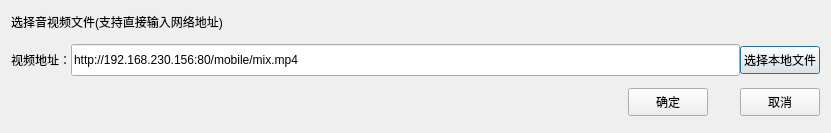
<?xml version="1.0" encoding="UTF-8"?>
<ui version="4.0">
 <class>SetVideoUrlDialog</class>
 <widget class="QDialog" name="SetVideoUrlDialog">
  <property name="geometry">
   <rect>
    <x>0</x>
    <y>0</y>
    <width>831</width>
    <height>133</height>
   </rect>
  </property>
  <property name="windowTitle">
   <string>设置http地址</string>
  </property>
  <layout class="QVBoxLayout" name="verticalLayout">
   <property name="spacing">
    <number>0</number>
   </property>
   <item>
    <layout class="QHBoxLayout" name="horizontalLayout_3">
     <property name="bottomMargin">
      <number>0</number>
     </property>
     <item>
      <widget class="QLabel" name="label_2">
       <property name="text">
        <string>选择音视频文件(支持直接输入网络地址)</string>
       </property>
      </widget>
     </item>
    </layout>
   </item>
   <item>
    <spacer name="verticalSpacer_7">
     <property name="orientation">
      <enum>Qt::Vertical</enum>
     </property>
     <property name="sizeType">
      <enum>QSizePolicy::Fixed</enum>
     </property>
     <property name="sizeHint" stdset="0">
      <size>
       <width>20</width>
       <height>12</height>
      </size>
     </property>
    </spacer>
   </item>
   <item>
    <layout class="QHBoxLayout" name="horizontalLayout_9">
     <property name="bottomMargin">
      <number>0</number>
     </property>
     <item>
      <widget class="QLabel" name="label_8">
       <property name="text">
        <string>视频地址：</string>
       </property>
      </widget>
     </item>
     <item>
      <widget class="QLineEdit" name="lineEdit_fileUrl">
       <property name="minimumSize">
        <size>
         <width>0</width>
         <height>32</height>
        </size>
       </property>
       <property name="text">
        <string>http://192.168.230.156:80/mobile/mix.mp4</string>
       </property>
      </widget>
     </item>
     <item>
      <widget class="QPushButton" name="pushButton_selectFile">
       <property name="minimumSize">
        <size>
         <width>0</width>
         <height>28</height>
        </size>
       </property>
       <property name="cursor">
        <cursorShape>PointingHandCursor</cursorShape>
       </property>
       <property name="text">
        <string>选择本地文件</string>
       </property>
      </widget>
     </item>
    </layout>
   </item>
   <item>
    <spacer name="verticalSpacer_4">
     <property name="orientation">
      <enum>Qt::Vertical</enum>
     </property>
     <property name="sizeType">
      <enum>QSizePolicy::Fixed</enum>
     </property>
     <property name="sizeHint" stdset="0">
      <size>
       <width>20</width>
       <height>12</height>
      </size>
     </property>
    </spacer>
   </item>
   <item>
    <layout class="QHBoxLayout" name="horizontalLayout_2">
     <item>
      <spacer name="horizontalSpacer">
       <property name="orientation">
        <enum>Qt::Horizontal</enum>
       </property>
       <property name="sizeHint" stdset="0">
        <size>
         <width>40</width>
         <height>20</height>
        </size>
       </property>
      </spacer>
     </item>
     <item>
      <widget class="QPushButton" name="pushButton">
       <property name="minimumSize">
        <size>
         <width>0</width>
         <height>28</height>
        </size>
       </property>
       <property name="cursor">
        <cursorShape>PointingHandCursor</cursorShape>
       </property>
       <property name="text">
        <string>确定</string>
       </property>
      </widget>
     </item>
     <item>
      <spacer name="horizontalSpacer_2">
       <property name="orientation">
        <enum>Qt::Horizontal</enum>
       </property>
       <property name="sizeType">
        <enum>QSizePolicy::Fixed</enum>
       </property>
       <property name="sizeHint" stdset="0">
        <size>
         <width>32</width>
         <height>20</height>
        </size>
       </property>
      </spacer>
     </item>
     <item>
      <widget class="QPushButton" name="pushButton_2">
       <property name="minimumSize">
        <size>
         <width>0</width>
         <height>28</height>
        </size>
       </property>
       <property name="cursor">
        <cursorShape>PointingHandCursor</cursorShape>
       </property>
       <property name="text">
        <string>取消</string>
       </property>
      </widget>
     </item>
    </layout>
   </item>
   <item>
    <spacer name="verticalSpacer_2">
     <property name="orientation">
      <enum>Qt::Vertical</enum>
     </property>
     <property name="sizeType">
      <enum>QSizePolicy::Fixed</enum>
     </property>
     <property name="sizeHint" stdset="0">
      <size>
       <width>20</width>
       <height>6</height>
      </size>
     </property>
    </spacer>
   </item>
  </layout>
 </widget>
 <resources/>
 <connections>
  <connection>
   <sender>pushButton</sender>
   <signal>clicked()</signal>
   <receiver>SetVideoUrlDialog</receiver>
   <slot>accept()</slot>
   <hints>
    <hint type="sourcelabel">
     <x>573</x>
     <y>93</y>
    </hint>
    <hint type="destinationlabel">
     <x>470</x>
     <y>76</y>
    </hint>
   </hints>
  </connection>
  <connection>
   <sender>pushButton_2</sender>
   <signal>clicked()</signal>
   <receiver>SetVideoUrlDialog</receiver>
   <slot>reject()</slot>
   <hints>
    <hint type="sourcelabel">
     <x>706</x>
     <y>92</y>
    </hint>
    <hint type="destinationlabel">
     <x>653</x>
     <y>87</y>
    </hint>
   </hints>
  </connection>
 </connections>
</ui>
